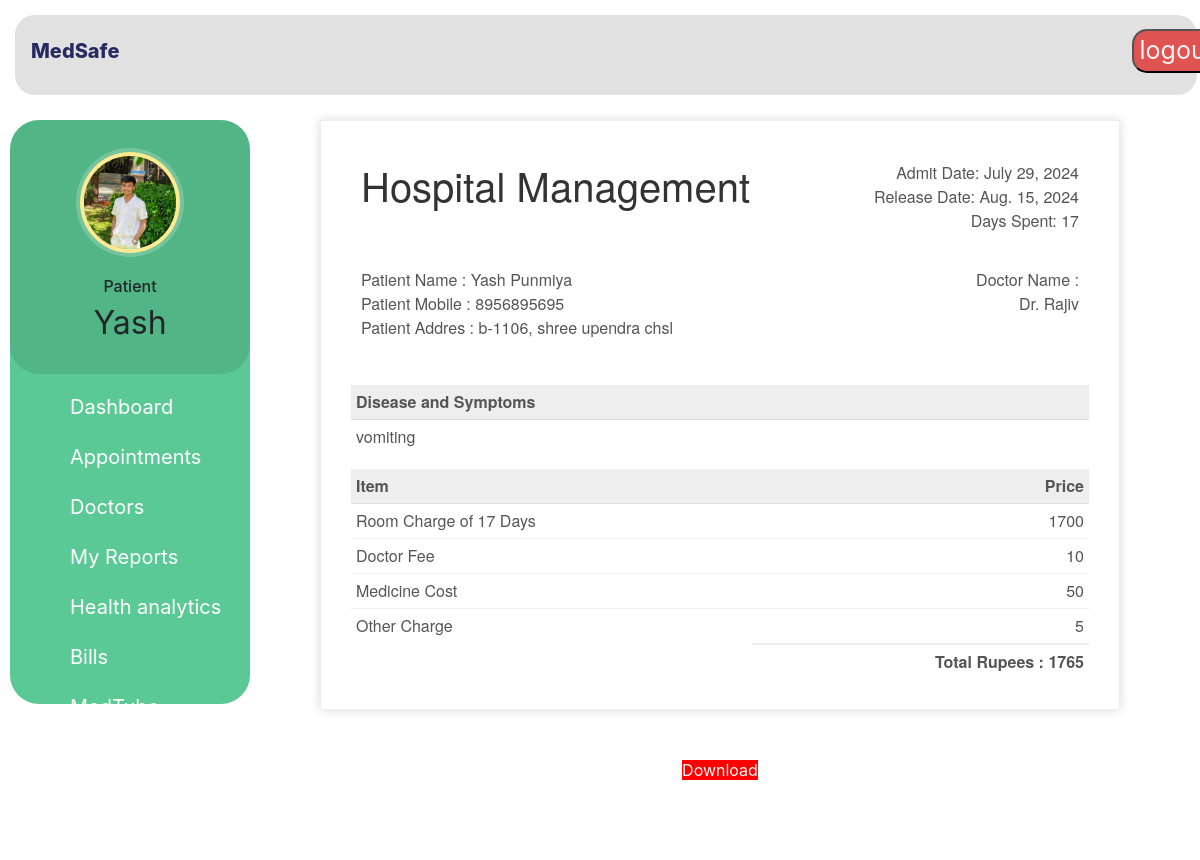
Screenshot of /patient-discharge (signed in) with the database file from the repository.
### hospital/models.py (models this page shows, shortened)
class Patient(models.Model):
    user=models.OneToOneField(User,on_delete=models.CASCADE)
    profile_pic= models.ImageField(upload_to='profile_pic/PatientProfilePic/',null=True,blank=True)
    address = models.CharField(max_length=40)
    mobile = models.CharField(max_length=20,null=False)
    symptoms = models.CharField(max_length=100,null=False)
    assignedDoctorId = models.PositiveIntegerField(null=True)
    admitDate=models.DateField(auto_now=True)
    status=models.BooleanField(default=False)
    @property
    def get_name(self):
        return self.user.first_name+" "+self.user.last_name
    def __str__(self):
        return self.user.first_name+" ("+self.symptoms+")"

class PatientDischargeDetail(models.Model):
    patientId=models.PositiveIntegerField(null=True)
    patientName=models.CharField(max_length=40)
    assignedDoctorName=models.CharField(max_length=40)
    address = models.CharField(max_length=40)
    mobile = models.CharField(max_length=20,null=True)
    symptoms = models.CharField(max_length=100,null=True)
    admitDate=models.DateField(null=False)
    releaseDate=models.DateField(null=False)
    daySpent=models.PositiveIntegerField(null=False)
    roomCharge=models.PositiveIntegerField(null=False)
    medicineCost=models.PositiveIntegerField(null=False)
    doctorFee=models.PositiveIntegerField(null=False)
    OtherCharge=models.PositiveIntegerField(null=False)
    total=models.PositiveIntegerField(null=False)

### hospital/views.py (the view)
# urls.py: path('patient-discharge', views.patient_discharge_view,name='patient-discharge'),
@login_required(login_url='patientlogin')
@user_passes_test(is_patient)
def patient_discharge_view(request):
    patient=models.Patient.objects.get(user_id=request.user.id) #for profile picture of patient in sidebar
    dischargeDetails=models.PatientDischargeDetail.objects.all().filter(patientId=patient.id).order_by('-id')[:1]
    patientDict=None
    if dischargeDetails:
        patientDict ={
        'is_discharged':True,
        'patient':patient,
        'patientId':patient.id,
        'patientName':patient.get_name,
        'assignedDoctorName':dischargeDetails[0].assignedDoctorName,
        'address':patient.address,
        'mobile':patient.mobile,
        'symptoms':patient.symptoms,
        'admitDate':patient.admitDate,
        'releaseDate':dischargeDetails[0].releaseDate,
        'daySpent':dischargeDetails[0].daySpent,
        'medicineCost':dischargeDetails[0].medicineCost,
        'roomCharge':dischargeDetails[0].roomCharge,
        'doctorFee':dischargeDetails[0].doctorFee,
        'OtherCharge':dischargeDetails[0].OtherCharge,
        'total':dischargeDetails[0].total,
        }
        print(patientDict)
    else:
        patientDict={
            'is_discharged':False,
            'patient':patient,
            'patientId':request.user.id,
        }
    return render(request,'hospital/patient_discharge.html',context=patientDict)

### hospital/views.py (called while the page is built)
def is_patient(user):
    return user.groups.filter(name='PATIENT').exists()

### templates/hospital/patient_discharge.html (shortened to what this page needs)
{% extends 'hospital/patient_base.html' %}
{% load static %}
{% block content %}
<head>
</head>
<br><br><br>
{%if is_discharged%}
<div class="invoice-box">
  <table cellpadding="0" cellspacing="0">
    <tr class="top">
      <td colspan="2">
        <table>
          <tr>
            <td class="title">
              <h1>Hospital Management</h1>
            </td>
            <td>
              Admit Date: {{admitDate}}<br>
              Release Date: {{releaseDate}}<br>
              Days Spent: {{daySpent}}
            </td>
          </tr>
        </table>
      </td>
    </tr>
    <tr class="information">
      <td colspan="2">
        <table>
          <tr>
            <td>
              Patient Name : {{patientName}}<br>
              Patient Mobile : {{mobile}}<br>
              Patient Addres : {{address}}<br>
            </td>
            <td>
              Doctor Name :<br>
              {{assignedDoctorName}}<br>
            </td>
          </tr>
        </table>
      </td>
    </tr>
    <tr class="heading">
      <td>
        Disease and Symptoms
      </td>
      <td>
      </td>
    </tr>
    <tr class="details">
      <td>
        {{symptoms}}
      </td>
    </tr>
    <tr class="heading">
      <td>
        Item
      </td>
      <td>
        Price
      </td>
    </tr>
    <tr class="item">
      <td>
        Room Charge of {{daySpent}} Days
      </td>
      <td>
        {{roomCharge}}
      </td>
    </tr>
    <tr class="item">
      <td>
        Doctor Fee
      </td>
      <td>
        {{doctorFee}}
      </td>
    </tr>
    <tr class="item">
      <td>
        Medicine Cost
      </td>
      <td>
        {{medicineCost}}
      </td>
    </tr>
    <tr class="item last">
      <td>
        Other Charge
      </td>
      <td>
        {{OtherCharge}}
      </td>
    </tr>
    <tr class="total">
      <td></td>
      <td>
        Total Rupees : {{total}}
      </td>
    </tr>
  </table>
</div>
<br><br>
<div class="download">
  <a style="background:red; width:500px;" href="{% url 'download-pdf' patientId  %}">Download</a>
</div>
{%else%}
<h5 style="text-align:center;">You Are Not Discharged By Hospital !</h5>
<h5 style="text-align:center;">Your Treatment Is Going On !</h5><br><br>
<h6 style="text-align:center;">When You Will Be Discahrged. You Can Download Invoice.</h6>
{%endif%}
<br><br><br><br><br><br><br><br>
{% endblock content %}

### templates/hospital/patient_base.html (shortened to what this page needs)
<!DOCTYPE html>
{% load static %}
<html lang="en">
<head>
  <link rel="stylesheet" href="https://stackpath.bootstrapcdn.com/bootstrap/4.3.1/css/bootstrap.min.css">
  <link rel="stylesheet" href="https://maxcdn.bootstrapcdn.com/font-awesome/4.7.0/css/font-awesome.min.css">
</head>
<body>
  <nav class="menu" tabindex="0">
    <header class="avatar">
      <img src="{% static patient.profile_pic.url %}" alt="Profile Pic" />
      <br><br>
      <h6>Patient</h6>
      <h2>{{request.user.first_name}}</h2>
    </header>
    <ul>
      <li tabindex="0" style="font-size: 20px;" class="icon-dashboard"> <a style="color:white; text-decoration:none;" href="/patient-dashboard"><span>Dashboard</span></a> </li>
      <li tabindex="0" style="font-size: 20px;" class="icon-calendar"> <a style="color:white; text-decoration:none;" href="/patient-appointment"><span>Appointments</span></a></li>
      <li tabindex="0" style="font-size: 20px;" class="icon-users"> <a style="color:white; text-decoration:none;" href="/patient-view-doctor"><span>Doctors</span></a></li>
      <li tabindex="0" style="font-size: 20px;" class="icon-users"> <a style="color:white; text-decoration:none;" href="/patient-reports"><span>My Reports</span></a></li>
      <li tabindex="0" style="font-size: 20px;" class="icon-users"> <a style="color:white; text-decoration:none;" href="/patient-graph"><span>Health analytics</span></a></li>
      <li tabindex="0" style="font-size: 20px;" class="icon-users"> <a style="color:white; text-decoration:none;" href="/patient-discharge"><span>Bills</span></a></li>
      <li tabindex="0" style="font-size: 20px;" class="icon-users"> <a style="color:white; text-decoration:none;" href="/patient_medtube"><span>MedTube</span></a></li>
      <li tabindex="0" style="font-size: 20px;" class="icon-users"> <a style="color:white; text-decoration:none;" href="/chat_bot"><span>MedBot Ai</span></a></li>
      <li tabindex="0" style="font-size: 20px;" class="icon-users"> <a style="color:white; text-decoration:none;" href="/patient-chat-view"><span>1-1 Chat</span></a></li>
    </ul>
  </nav>
  <main>
    <div class="bs-example">
      <nav class="navbar navbar-expand-md  navbar-dark fixed-top">
        <a href="/patient-dashboard" class="navbar-brand" style="color: #252B61;" style="font-size: 25px;">MedSafe</a>
        <div class="collapse navbar-collapse justify-content-between" id="navbarCollapse">
          <div class="navbar-nav" style=" margin-left: 95%;">
            <form method="post" action="logout/">
              <button type="submit" class="logout">logout</button>
          </form>
          </div>
        </div>
      </nav>
    </div>
    <br><br>
    {% block content %}
    {% endblock content %}
    <br><br><br><br><br><br><br>
  </main>
</body>
</html>

### templates/hospital/patient_base.html (style rules this page uses)
a:link { text-decoration: none; }
a { color: white; }
body { padding-left: 240px; }
main { position: relative; height: 100vh; }
.menu { background: #5bc995; border-radius: 29px; height: 73vh; width: 240px; position: fixed; top: 145px; margin-left: 10px; left: 0; z-index: 5; outline: none; }
.menu .avatar { background: rgba(0, 0, 0, 0.1); padding: 2em 0.5em; text-align: center; border-radius: 29px; }
.menu .avatar img { width: 100px; border-radius: 50%; overflow: hidden; border: 4px solid #ffea92; box-shadow: 0 0 0 4px rgba(255, 255, 255, 0.2); }
.menu .avatar h2 { font-weight: normal; margin-bottom: 0; }
.menu ul { list-style: none; padding: 0.5em 0; margin: 0; }
.menu ul li { padding: 0.5em 1em 0.5em 3em; font-size: 0.95em; font-weight: regular; background-repeat: no-repeat; background-position: left 15px center; background-size: auto 20px; transition: all 0.15s linear; cursor: pointer; }
.menu ul li.icon-dashboard { background-image: url("http://www.entypo.com/images//gauge.svg"); }
.menu ul li.icon-users { background-image: url("http://www.entypo.com/images//users.svg"); }
.menu ul li.icon-calendar { background-image: url("http://www.entypo.com/images//calendar.svg"); }
.bs-example { width: 110%; height: 80px; background-color: #E1E1E1; border-radius: 20px; margin: 15px; position: relative; right: 240px; }
.navbar-brand { margin-top: 8.5px; margin-left: 5px ; font-weight: 800; }
.logout { background-color: #e05353; color: rgb(255, 244, 244); border-radius: 15px; font-size: 25px; }

### templates/hospital/patient_discharge.html (style rules this page uses)
.invoice-box { max-width: 800px; margin: auto; padding: 30px; border: 1px solid #eee; box-shadow: 0 0 10px rgba(0, 0, 0, .15); font-size: 16px; line-height: 24px; font-family: 'Helvetica Neue', 'Helvetica', Helvetica, Arial, sans-serif; color: #555; }
.invoice-box table { width: 100%; line-height: inherit; text-align: left; }
.invoice-box table td { padding: 5px; vertical-align: top; }
.invoice-box table tr td:nth-child(2) { text-align: right; }
.invoice-box table tr.top table td { padding-bottom: 20px; }
.invoice-box table tr.top table td.title { font-size: 45px; line-height: 45px; color: #333; }
.invoice-box table tr.information table td { padding-bottom: 40px; }
.invoice-box table tr.heading td { background: #eee; border-bottom: 1px solid #ddd; font-weight: bold; }
.invoice-box table tr.details td { padding-bottom: 20px; }
.invoice-box table tr.item td { border-bottom: 1px solid #eee; }
.invoice-box table tr.item.last td { border-bottom: none; }
.invoice-box table tr.total td:nth-child(2) { border-top: 2px solid #eee; font-weight: bold; }
.menu { height: 73vh; top: 120px; }
.download { text-align: center; display: block; }
.bs-example { width: 98.5%; height: 80px; background-color: #e1e1e1; border-radius: 20px; margin: 15px; position: fixed; left: 0px; }
.navbar-brand { margin-top: 21px; margin-left: 15px; }
.navbar-nav { margin-top: 21px; }

### rows the page displays
Patient: profile_pic (picture), admitDate "July 29, 2024", mobile "8956895695", address "b-1106, shree upendra chsl", symptoms "vomiting"
PatientDischargeDetail: releaseDate "Aug. 15, 2024", patientName "Yash Punmiya", assignedDoctorName "Dr. Rajiv"

### other values shown
{{ request.user.first_name }} "Yash"
{{ daySpent }} "17"
{{ roomCharge }} "1700"
{{ doctorFee }} "10"
{{ medicineCost }} "50"
{{ OtherCharge }} "5"
{{ total }} "1765"
